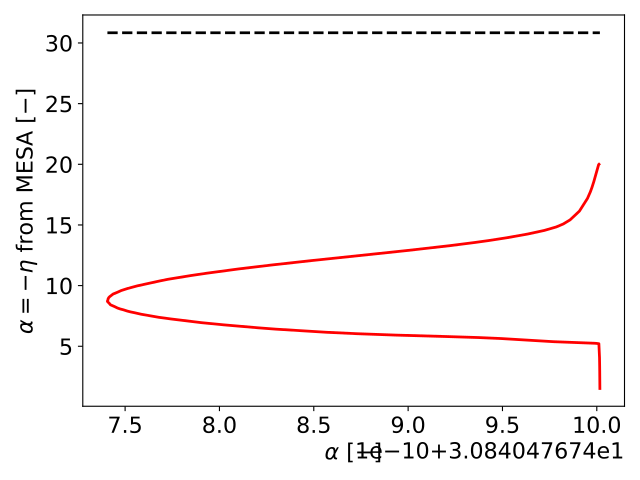

The Python source for this figure:
import numpy as np
import matplotlib.pyplot as plt
import matplotlib as mpl
mpl.rcParams['xtick.labelsize'] = 16
mpl.rcParams['ytick.labelsize'] = 16
plt.rc("axes", labelsize=16) 
import astropy.units as u
import astropy.constants as cst
import mesa_web as m
from tqdm import tqdm
from scipy.integrate import trapezoid
import pandas as pd
try:
    fermi_ints = pd.read_csv(r"ASTRO531\hw3\FermiDiracIntegrals.txt", delim_whitespace=True)
except:
    fermi_ints = pd.read_csv(r"ASTRO531/hw3/FermiDiracIntegrals.txt", delim_whitespace=True)


fermi_ints["2/3 F_3/2"] = fermi_ints["2/3"]
fermi_ints["F_1/2"] = fermi_ints["F_3/2"]
del fermi_ints["F_3/2"]
del fermi_ints["2/3"]

def F_12(alpha):
    return (fermi_ints[fermi_ints["alpha"] == alpha])["F_1/2"].values
def F_32(alpha):
    return (fermi_ints[fermi_ints["alpha"] == alpha])["2/3 F_3/2"].values

from scipy.interpolate import CubicSpline
spline = CubicSpline(fermi_ints["F_1/2"], fermi_ints["alpha"])
def get_alpha_from_F_12(F_12):
    """Finds the closest alpha value in the table"""
    return spline(F_12)
try:
    hist = m.read_history(r"ASTRO531\hw2\MESA-Web_Job_01252661968\trimmed_history.data", as_table=True)
except:
    hist = m.read_history(r"ASTRO531/hw2/MESA-Web_Job_01252661968/trimmed_history.data", as_table=True)

star_age = list(hist["star_age"])
model_number = list(hist["model_number"])
# Find model closest to 4.5Gyr
star_age_delta = list(np.abs(np.array(star_age)-4.5E9))
idx = star_age_delta.index(min(star_age_delta))
# Model to use along with the stellar age it corresponds to:

# The closest model number to 294 in profiles.index is 296, so we use profile 8.


try:
    table = m.read_profile(r"ASTRO531\hw2\MESA-Web_Job_01252661968\profile8.data", as_table=True)
except:
    table = m.read_profile(r"ASTRO531/hw2/MESA-Web_Job_01252661968/profile8.data", as_table=True)
print(table.columns)

def get_F12_from_output(rho, T, n_e):
    """rho: density, T: temperature, n_e: # of free electrons/nucleon"""
    mu_e = rho/(n_e*u.u)
    return (cst.h**3/(4*np.pi)*(rho/(mu_e*u.u))*(2*cst.m_e*cst.k_B*T)**(-3/2)).decompose()

rhos = (10**table["logRho"])*(u.g/u.cm**3)
temperatures = (10**table["logT"])*(u.K)
nes = (table["free_e"])*(u.cm**-3)
etas = table["eta"]
table_alpha = -etas
F_12s = get_F12_from_output(rhos, temperatures, nes)
alphas = get_alpha_from_F_12(F_12s)

print(table_alpha)
print(alphas)

plt.plot(alphas, table_alpha, lw=2, ls="-", color="red")
plt.plot([np.min(alphas),np.max(alphas)],[np.min(alphas),np.max(alphas)],ls="--", color="black", lw=2)
plt.xlabel(r"$\alpha$ [$-$]")
plt.ylabel(r"$\alpha=-\eta$ from MESA [$-$]")
plt.tight_layout()
plt.savefig(r"ASTRO531\hw3\3a.pdf")
plt.show()
